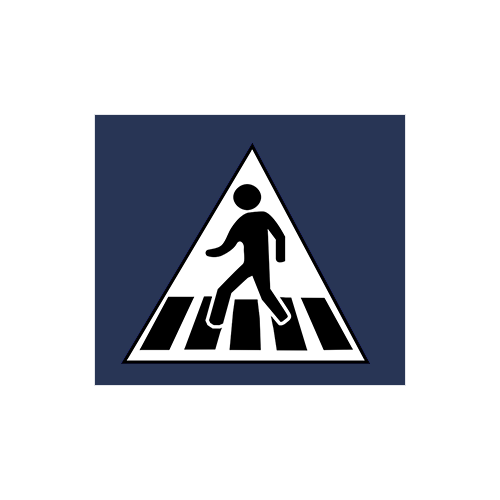
#> input picture input/crosswalk.png, 500 x 500 px
$ python -i test_dir.py   (imports and definitions only)   (older library calls are emulated)
#> lines starting #> are read from the running program, lines starting #| are printed output that depends on the picture; after the words box and inside, x2 and y2 are one past the last pixel; in counts of white or black regions, pixels touching at a corner belong together
#> further down, picture is the input picture: shape (500, 500, 3); mean B, G, R 203.2, 196, 193
import os
import numpy as np
import cv2
from skimage import feature as ft
from sklearn.externals import joblib

cls_names = ["di thang", "re trai", "re phai", "dung lai", "cam coi", "qua duong", "background"]
img_label = {"di thang": 0, "re trai": 1, "re phai": 2, "dung lai": 3, "cam coi": 4, "qua duong": 5, "background": 6}

def preprocess_img(imgBGR, erode_dilate=True):
    """preprocess the image for contour detection.
    Args:
        imgBGR: source image.
        erode_dilate: erode and dilate or not.
    Return:
        img_bin: a binary image (blue and red).

    """
#> called with erode_dilate = True
    rows, cols, _ = imgBGR.shape
#> rows = 500; cols = 500
    imgHSV = cv2.cvtColor(imgBGR, cv2.COLOR_BGR2HSV)
#> imgHSV: shape (500, 500, 3); mean H, S, V 25.7, 30.8, 203.2

    Bmin = np.array([100, 43, 46])
    Bmax = np.array([124, 255, 255])
    img_Bbin = cv2.inRange(imgHSV,Bmin, Bmax)
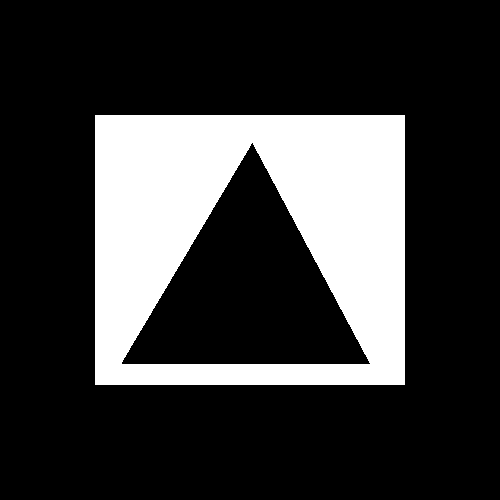
#> img_Bbin: shape (500, 500); 22.5% white; 1 white region, box (x1, y1, x2, y2) and area: (95, 115, 405, 385) 56190

    Rmin1 = np.array([0, 43, 46])
    Rmax1 = np.array([10, 255, 255])
    img_Rbin1 = cv2.inRange(imgHSV,Rmin1, Rmax1)
#> img_Rbin1: shape (500, 500); every value is 0

    Rmin2 = np.array([156, 43, 46])
    Rmax2 = np.array([180, 255, 255])
    img_Rbin2 = cv2.inRange(imgHSV,Rmin2, Rmax2)
    img_Rbin = np.maximum(img_Rbin1, img_Rbin2)
    img_bin = np.maximum(img_Bbin, img_Rbin)

    if erode_dilate is True:
        kernelErosion = np.ones((9,9), np.uint8)
        kernelDilation = np.ones((9,9), np.uint8)
        img_bin = cv2.erode(img_bin, kernelErosion, iterations=2)
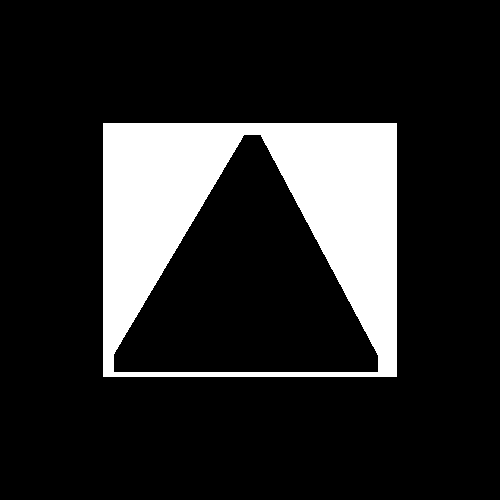
#> img_bin: shape (500, 500); 15.8% white; 1 white region, box (x1, y1, x2, y2) and area: (103, 123, 397, 377) 39406
        img_bin = cv2.dilate(img_bin, kernelDilation, iterations=2)

    return img_bin


# [154 lines left out: functions contour_detect, draw_rects_on_img, hog_extra_and_svm_class, color_extra_and_svm_class, object_detection_dir, not called in this run]


# [7 lines not run here, left out]

>>> import cv2
>>> picture = cv2.imread('input/crosswalk.png')
>>> result = preprocess_img(picture)

$ run again, on input/turnleft.jpg
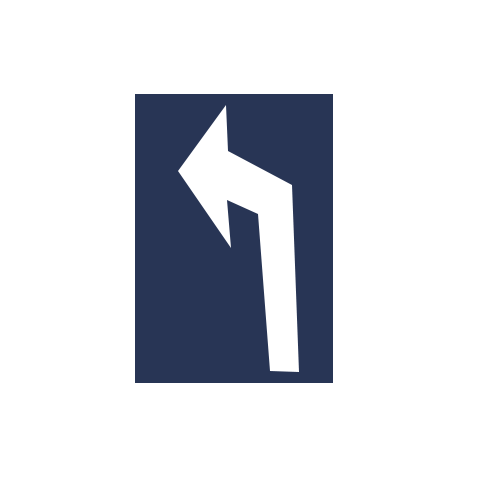
#> input picture input/turnleft.jpg, 500 x 500 px
#> picture is the input picture: shape (500, 500, 3); mean B, G, R 223.8, 217.9, 215.5
#> imgHSV: shape (500, 500, 3); mean H, S, V 20.6, 24.7, 223.8
#> in preprocess_img, `img_Bbin = cv2.inRange(imgHSV,Bmin, Bmax)`:
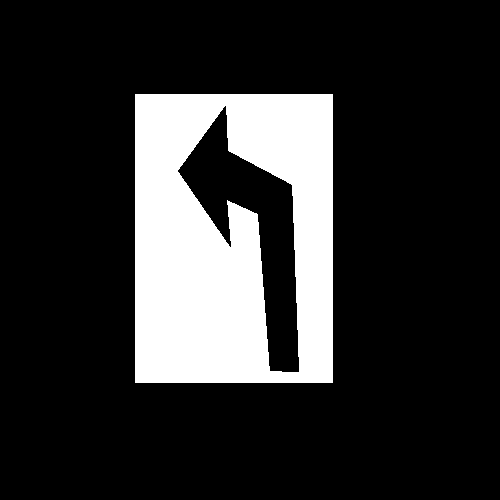
#> img_Bbin: shape (500, 500); 18.3% white; 1 white region, box (x1, y1, x2, y2) and area: (135, 94, 333, 383) 45838
#> img_Rbin1: shape (500, 500); every value is 0
#> in preprocess_img, `img_bin = cv2.dilate(img_bin, kernelDilation, iterations=2)`:
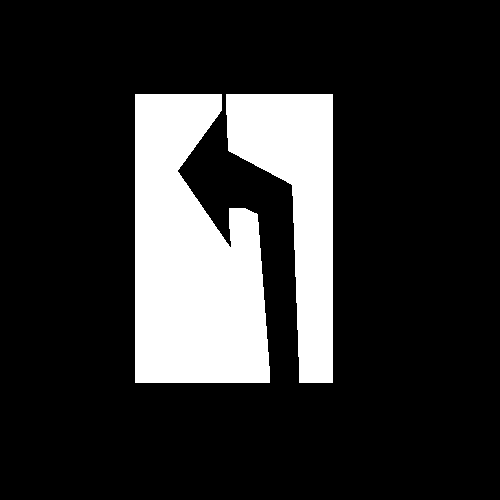
#> img_bin: shape (500, 500); 18.2% white; 2 white regions, box (x1, y1, x2, y2) and area: (135, 94, 270, 383) 29478, (226, 94, 333, 383) 15899

$ run again, on input/turnright.png
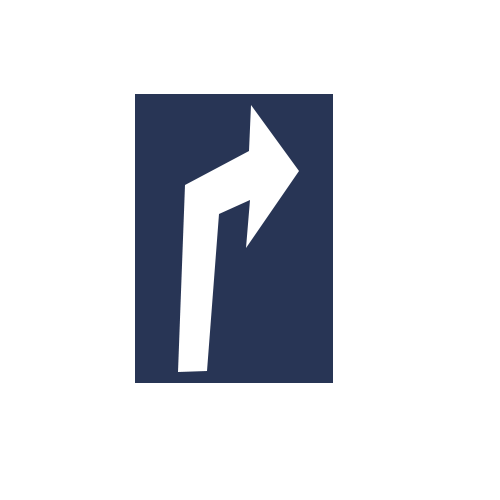
#> input picture input/turnright.png, 500 x 500 px
#> picture is the input picture: shape (500, 500, 3); mean B, G, R 223.8, 217.9, 215.5
#> imgHSV: shape (500, 500, 3); mean H, S, V 20.6, 24.7, 223.8
#> in preprocess_img, `img_Bbin = cv2.inRange(imgHSV,Bmin, Bmax)`:
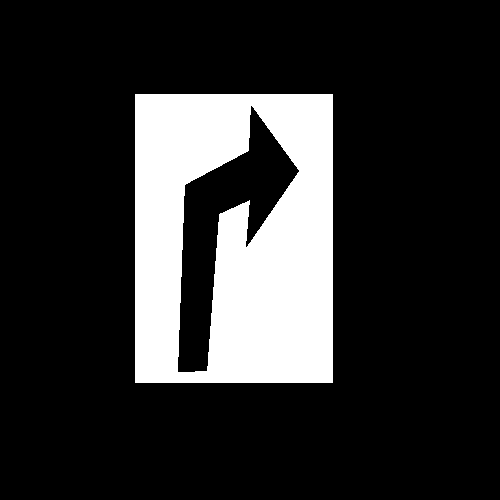
#> img_Bbin: shape (500, 500); 18.3% white; 1 white region, box (x1, y1, x2, y2) and area: (135, 94, 333, 383) 45838
#> img_Rbin1: shape (500, 500); every value is 0
#> in preprocess_img, `img_bin = cv2.dilate(img_bin, kernelDilation, iterations=2)`:
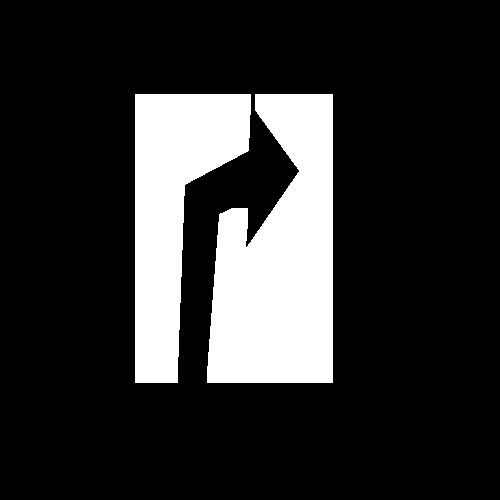
#> img_bin: shape (500, 500); 18.2% white; 2 white regions, box (x1, y1, x2, y2) and area: (207, 94, 333, 383) 26877, (135, 94, 251, 383) 18500
